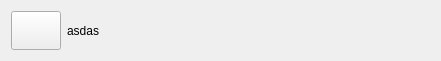
<?xml version="1.0" encoding="UTF-8"?>
<ui version="4.0">
 <class>instructionWidget</class>
 <widget class="QWidget" name="instructionWidget">
  <property name="geometry">
   <rect>
    <x>0</x>
    <y>0</y>
    <width>441</width>
    <height>61</height>
   </rect>
  </property>
  <property name="minimumSize">
   <size>
    <width>0</width>
    <height>0</height>
   </size>
  </property>
  <property name="windowTitle">
   <string>Form</string>
  </property>
  <layout class="QHBoxLayout" name="horizontalLayout">
   <item>
    <widget class="QPushButton" name="bp_btn">
     <property name="maximumSize">
      <size>
       <width>50</width>
       <height>50</height>
      </size>
     </property>
     <property name="text">
      <string/>
     </property>
    </widget>
   </item>
   <item>
    <widget class="QLabel" name="description">
     <property name="sizePolicy">
      <sizepolicy hsizetype="Preferred" vsizetype="Preferred">
       <horstretch>0</horstretch>
       <verstretch>0</verstretch>
      </sizepolicy>
     </property>
     <property name="text">
      <string>asdas</string>
     </property>
    </widget>
   </item>
  </layout>
 </widget>
 <resources/>
 <connections/>
</ui>
